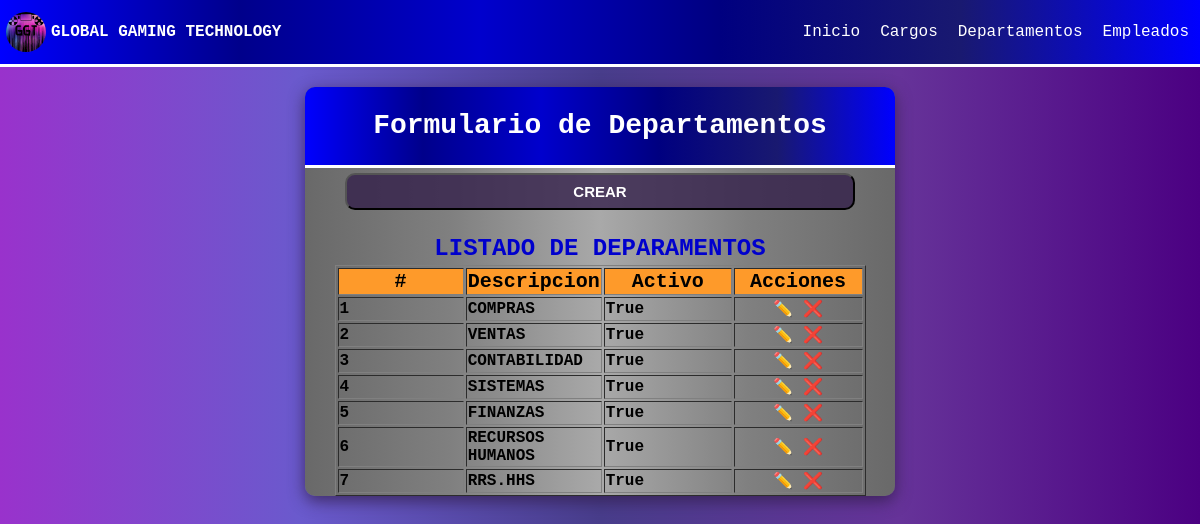
The app's page /departamento/ with its own data.
### appnomina/models.py (models this page shows, shortened)
class Departamento(models.Model):
    descripcion = models.CharField(max_length=100, blank=False, null=True)
    activo = models.BooleanField(default=True)
    fecha_creacion = models.DateTimeField(auto_now_add=False, auto_now=True)
    class Meta:
        verbose_name = "Departamento"
        verbose_name_plural = "Departamentos"
        ordering = ['id']

### appnomina/views.py (the view)
# urls.py: path('departamento/',departamento,name="departamento" ),
def departamento(request):
    departamentos = Departamento.objects.all()
    return render(request, "pages/departamento.html", {'departamentos':departamentos,'accion':'Crear'})

### templates/pages/departamento.html (shortened to what this page needs)
{% extends "inicio.html" %}
{% load static %}
{% block css %}
   <link rel="stylesheet" href="{% static 'css/form.css' %}" />
{% endblock %}
{% block contenido %}
    <section class="form-container">
    <div class="form-header" >
      <h1>Formulario de Departamentos</h1>
    </div>
    <form method="POST" id="form-departamento" class="form">
          <button>
            <a
              style="display:block;"
              href="{% url 'crear_departamento'%}">Crear
            </a>
          </button>
    </form>
    <div class="consulta none table-responsive" id="consulta">
      <h2>Listado de Deparamentos</h2>
      <table class="consulta-est" id="consulta-est" border="1">
        <thead>
          <th><center>#</center></th>
          <th><center>Descripcion</center></th>
          <th><center>Activo</center></th>
          <th><center>Acciones</center></th>
        </thead>
        <tbody class="detalle-est" id="detalle-est">
          {% for departamento in departamentos  %}
          <tr>
            <td>{{forloop.counter}}</td>
            <td>{{departamento.descripcion}}</td>
            <td>{{departamento.activo}}</td>
            <td class= "acciones">
                <a href="{% url 'editar_departamento' departamento.id %}">✏️</a>
                <a href="{% url 'eliminar_departamento' departamento.id %}">❌</a>
            </td>
          </tr>
          {% endfor %}
        </tbody>
      </table>
    </div>
  </section>
{% endblock %}

### static/css/estilos.css (style rules this page uses)
body { background-image: linear-gradient(to right, DarkOrchid, SlateBlue, DarkSlateBlue,RebeccaPurple,Indigo); font-family: 'Courier New', Courier, monospace; }

### static/css/main.css (style rules this page uses)
:root { --primary-color: #321e49c7; --secundary-color: #9c000e; --boton-success:#81f0b2; --boton-secundary:#273377; --boton-warning:#fe9a2a; --boton-cancelar:#fe4093; --font-size:16px; --font-color:#000; --font-color-reverse:#fff; }
html { box-sizing: border-box; font-size: var(--font-size); scroll-behavior: smooth; color:var(--font-color); }
*,*:before,*:after { box-sizing: inherit; }
body { margin:0; overflow-x: hidden; box-sizing: inherit }
a { text-decoration: none; color:var(--font-color-reverse) }

### static/css/form.css (style rules this page uses)
.form-container { background-image: linear-gradient(to right, DimGray, Gray, DarkGray, Gray, DimGray); max-width: 50%; min-width: 240px; border-radius: 10px; box-shadow: 0px 5px 16px 0px var(--primary-color); overflow: hidden; color: var(--font-color-reverse); font-weight: 900; margin: 0 auto; }
.form-header { background-image: linear-gradient(to right, Blue, DarkBlue, MediumBlue, Navy, MidnightBlue, Blue); padding: 1px; text-align: center; border-bottom: 3px solid var(--font-color-reverse); line-height: 30px; }
.form-header h1 { color: white; font-size: 28px; }
form { padding: 5px 40px; }
.form button { display: block; width: 100%; padding: 8px; background: var(--primary-color); border-radius: 10px; color: var(--font-color-reverse); cursor: pointer; font-weight: 900; font-size: 15px; text-transform: uppercase; transition: background-color 0.3s ease-in-out; }
.table-responsive { width: 100%; overflow-y: hidden; -ms-overflow-style: -ms-autohiding-scrollbar; display: flex; flex-direction:column; justify-content: center; align-items: center; }
.consulta h2 { color: MediumBlue; text-transform: uppercase; margin-bottom: 3px; }
.consulta-est { width: 90%; }
.consulta-est th { background-color: var(--boton-warning); color:black; font-size:20px; text-align: center; }
.consulta-est th, td { width: 25%; text-align: left; }
.detalle-est td { color: black; }
.detalle-est .acciones { text-align: center; }

### records on screen
Departamento: descripcion "COMPRAS", activo "True"
Departamento: descripcion "VENTAS", activo "True"
Departamento: descripcion "CONTABILIDAD", activo "True"
Departamento: descripcion "SISTEMAS", activo "True"
Departamento: descripcion "FINANZAS", activo "True"
Departamento: descripcion "RECURSOS HUMANOS", activo "True"
Departamento: descripcion "RRS.HHS", activo "True"
